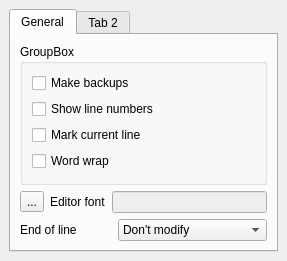
<ui version="4.0" >
 <author></author>
 <comment></comment>
 <exportmacro></exportmacro>
 <class>EditorCfgUI</class>
 <widget class="QWidget" name="EditorCfgUI" >
  <property name="geometry" >
   <rect>
    <x>0</x>
    <y>0</y>
    <width>287</width>
    <height>245</height>
   </rect>
  </property>
  <property name="windowTitle" >
   <string>Form</string>
  </property>
  <layout class="QVBoxLayout" >
   <property name="margin" >
    <number>9</number>
   </property>
   <property name="spacing" >
    <number>6</number>
   </property>
   <item>
    <widget class="QTabWidget" name="tabWidget" >
     <property name="currentIndex" >
      <number>0</number>
     </property>
     <widget class="QWidget" name="tab" >
      <attribute name="title" >
       <string>General</string>
      </attribute>
      <layout class="QVBoxLayout" >
       <property name="margin" >
        <number>9</number>
       </property>
       <property name="spacing" >
        <number>6</number>
       </property>
       <item>
        <widget class="QGroupBox" name="groupBox" >
         <property name="title" >
          <string>GroupBox</string>
         </property>
         <layout class="QVBoxLayout" >
          <property name="margin" >
           <number>9</number>
          </property>
          <property name="spacing" >
           <number>6</number>
          </property>
          <item>
           <widget class="QCheckBox" name="checkBox" >
            <property name="text" >
             <string>Make backups</string>
            </property>
           </widget>
          </item>
          <item>
           <widget class="QCheckBox" name="checkBox_2" >
            <property name="text" >
             <string>Show line numbers</string>
            </property>
           </widget>
          </item>
          <item>
           <widget class="QCheckBox" name="checkBox_3" >
            <property name="text" >
             <string>Mark current line</string>
            </property>
           </widget>
          </item>
          <item>
           <widget class="QCheckBox" name="checkBox_4" >
            <property name="text" >
             <string>Word wrap</string>
            </property>
           </widget>
          </item>
         </layout>
        </widget>
       </item>
       <item>
        <layout class="QHBoxLayout" >
         <property name="margin" >
          <number>0</number>
         </property>
         <property name="spacing" >
          <number>6</number>
         </property>
         <item>
          <widget class="QToolButton" name="toolButton" >
           <property name="text" >
            <string>...</string>
           </property>
          </widget>
         </item>
         <item>
          <widget class="QLabel" name="label" >
           <property name="text" >
            <string>Editor font</string>
           </property>
          </widget>
         </item>
         <item>
          <widget class="QLineEdit" name="lineEdit" >
           <property name="enabled" >
            <bool>false</bool>
           </property>
           <property name="readOnly" >
            <bool>true</bool>
           </property>
          </widget>
         </item>
        </layout>
       </item>
       <item>
        <layout class="QHBoxLayout" >
         <property name="margin" >
          <number>0</number>
         </property>
         <property name="spacing" >
          <number>6</number>
         </property>
         <item>
          <widget class="QLabel" name="label_2" >
           <property name="text" >
            <string>End of line</string>
           </property>
          </widget>
         </item>
         <item>
          <widget class="QComboBox" name="comboBox" >
           <item>
            <property name="text" >
             <string>Don't modify</string>
            </property>
           </item>
           <item>
            <property name="text" >
             <string>Unix (CR)</string>
            </property>
           </item>
           <item>
            <property name="text" >
             <string>DOS/Window (CR/LF)</string>
            </property>
           </item>
           <item>
            <property name="text" >
             <string>Mac (LF)</string>
            </property>
           </item>
          </widget>
         </item>
        </layout>
       </item>
      </layout>
     </widget>
     <widget class="QWidget" name="tab_2" >
      <attribute name="title" >
       <string>Tab 2</string>
      </attribute>
     </widget>
    </widget>
   </item>
  </layout>
 </widget>
 <pixmapfunction></pixmapfunction>
 <resources/>
 <connections/>
</ui>
